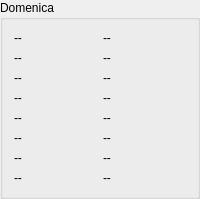
           <widget class="QGroupBox" name="groupBox_16">
            <property name="title">
             <string>Domenica</string>
            </property>
            <layout class="QVBoxLayout" name="verticalLayout_25">
             <item>
              <layout class="QHBoxLayout" name="horizontalLayout_156">
               <item>
                <widget class="QLabel" name="lline1_7">
                 <property name="text">
                  <string>--</string>
                 </property>
                </widget>
               </item>
               <item>
                <widget class="QLabel" name="llvalue1_7">
                 <property name="text">
                  <string>--</string>
                 </property>
                </widget>
               </item>
              </layout>
             </item>
             <item>
              <layout class="QHBoxLayout" name="horizontalLayout_161">
               <item>
                <widget class="QLabel" name="lline2_7">
                 <property name="text">
                  <string>--</string>
                 </property>
                </widget>
               </item>
               <item>
                <widget class="QLabel" name="llvalue2_7">
                 <property name="text">
                  <string>--</string>
                 </property>
                </widget>
               </item>
              </layout>
             </item>
             <item>
              <layout class="QHBoxLayout" name="horizontalLayout_157">
               <item>
                <widget class="QLabel" name="lline3_7">
                 <property name="text">
                  <string>--</string>
                 </property>
                </widget>
               </item>
               <item>
                <widget class="QLabel" name="llvalue3_7">
                 <property name="text">
                  <string>--</string>
                 </property>
                </widget>
               </item>
              </layout>
             </item>
             <item>
              <layout class="QHBoxLayout" name="horizontalLayout_159">
               <item>
                <widget class="QLabel" name="lline4_7">
                 <property name="text">
                  <string>--</string>
                 </property>
                </widget>
               </item>
               <item>
                <widget class="QLabel" name="llvalue4_7">
                 <property name="text">
                  <string>--</string>
                 </property>
                </widget>
               </item>
              </layout>
             </item>
             <item>
              <layout class="QHBoxLayout" name="horizontalLayout_158">
               <item>
                <widget class="QLabel" name="lline5_7">
                 <property name="text">
                  <string>--</string>
                 </property>
                </widget>
               </item>
               <item>
                <widget class="QLabel" name="llvalue5_7">
                 <property name="text">
                  <string>--</string>
                 </property>
                </widget>
               </item>
              </layout>
             </item>
             <item>
              <layout class="QHBoxLayout" name="horizontalLayout_160">
               <item>
                <widget class="QLabel" name="lline6_7">
                 <property name="text">
                  <string>--</string>
                 </property>
                </widget>
               </item>
               <item>
                <widget class="QLabel" name="llvalue6_7">
                 <property name="text">
                  <string>--</string>
                 </property>
                </widget>
               </item>
              </layout>
             </item>
             <item>
              <layout class="QHBoxLayout" name="horizontalLayout_155">
               <item>
                <widget class="QLabel" name="lline7_7">
                 <property name="text">
                  <string>--</string>
                 </property>
                </widget>
               </item>
               <item>
                <widget class="QLabel" name="llvalue7_7">
                 <property name="text">
                  <string>--</string>
                 </property>
                </widget>
               </item>
              </layout>
             </item>
             <item>
              <layout class="QHBoxLayout" name="horizontalLayout_162">
               <item>
                <widget class="QLabel" name="lline8_7">
                 <property name="text">
                  <string>--</string>
                 </property>
                </widget>
               </item>
               <item>
                <widget class="QLabel" name="llvalue8_7">
                 <property name="text">
                  <string>--</string>
                 </property>
                </widget>
               </item>
              </layout>
             </item>
            </layout>
           </widget>
